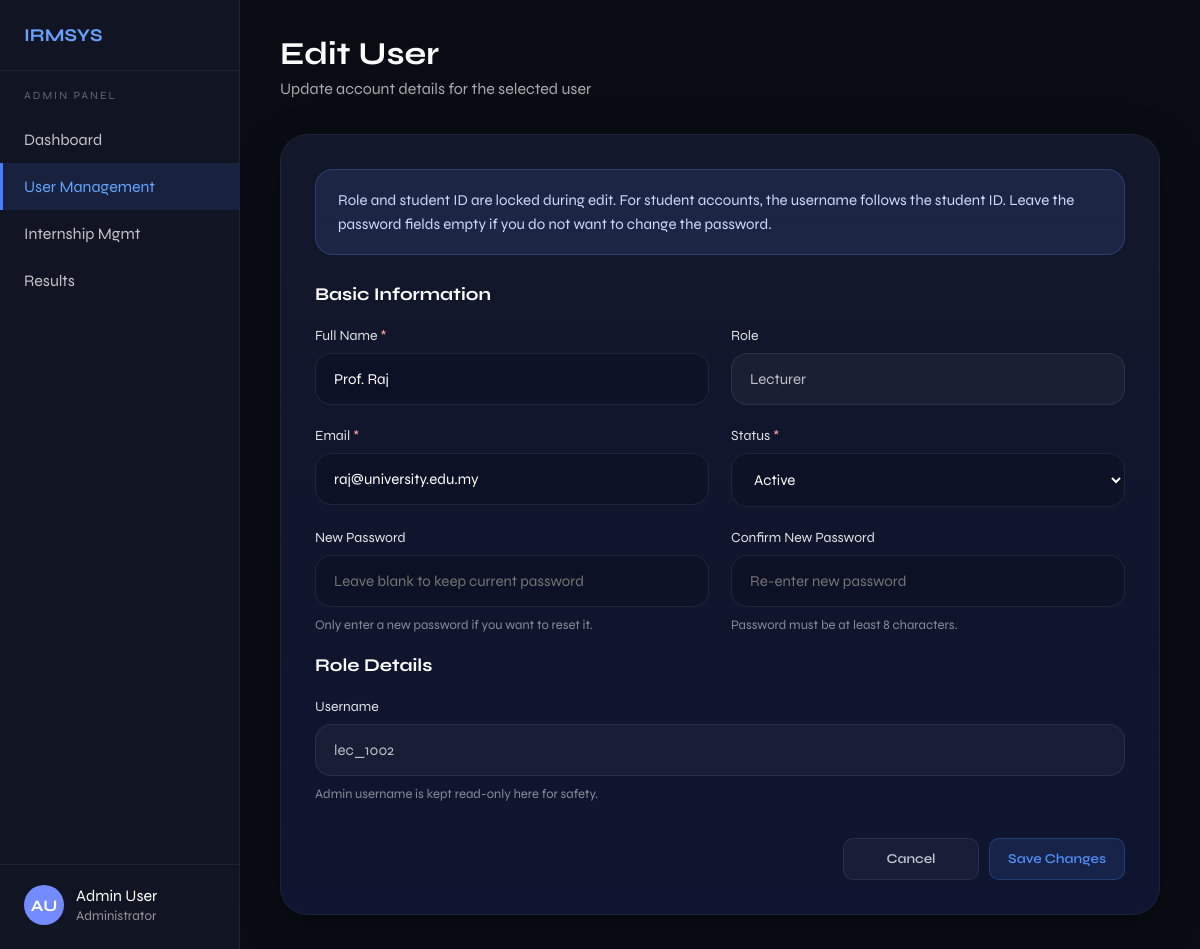
The page /src/edit_user.php?id=3 (signed in) on the database as committed earlier.
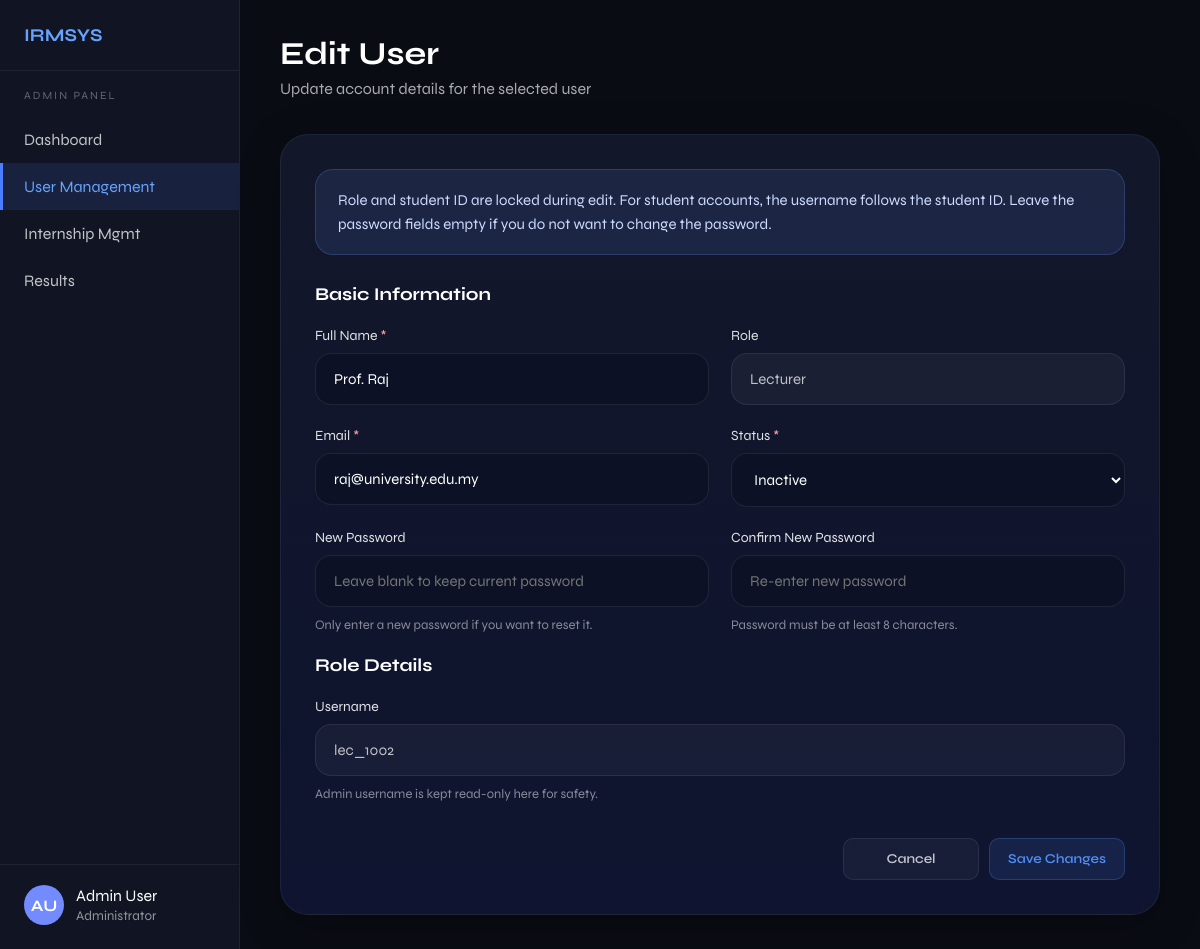
The same page on the database as committed later.
### tables this page shows
CREATE TABLE users (
    user_id       INT AUTO_INCREMENT PRIMARY KEY,
    username      VARCHAR(50)  NOT NULL UNIQUE,
    password      VARCHAR(255) NOT NULL,
    full_name     VARCHAR(100) NOT NULL,
    role          ENUM('admin','lecturer','supervisor','student') NOT NULL,
    programme     ENUM('Engineering','Arts and Design','Computer Science','Finance') DEFAULT NULL,
    company_name  VARCHAR(150) DEFAULT NULL,
    email         VARCHAR(100) NOT NULL UNIQUE,
    student_id    VARCHAR(10) DEFAULT NULL,
    status        ENUM('active','inactive') DEFAULT 'active',
    created_at    DATETIME DEFAULT CURRENT_TIMESTAMP,

    FOREIGN KEY (student_id) REFERENCES students(student_id) ON DELETE SET NULL
);

### src/edit_user.php (the view, shortened to what the changed rows need)
<?php
function h($value) {
    return htmlspecialchars($value ?? '', ENT_QUOTES, 'UTF-8');
}
$user_id = isset($_GET['id']) ? (int)$_GET['id'] : 0;
$conn = getConnection();
$stmt = $conn->prepare(
    "SELECT u.user_id, u.username, u.password, u.full_name, u.role, u.programme AS user_programme,
            u.email, u.student_id, u.status,
            s.programme AS student_programme, s.full_name AS student_full_name,
            s.email AS student_email, s.status AS student_status
     FROM users u
     LEFT JOIN students s ON u.student_id = s.student_id
     WHERE u.user_id = ?
     LIMIT 1"
);
$stmt->bind_param('i', $user_id);
$stmt->execute();
$user = $stmt->get_result()->fetch_assoc();
$full_name = $user['role'] === 'student' ? ($user['student_full_name'] ?: $user['full_name']) : $user['full_name'];
$role = $user['role'];
$email = $user['role'] === 'student' ? ($user['student_email'] ?: $user['email']) : $user['email'];
$status = $user['role'] === 'student' ? ($user['student_status'] ?: $user['status']) : $user['status'];
$username = $user['username'];
$student_id = $user['student_id'] ?? '';
$programme = $user['role'] === 'student' ? ($user['student_programme'] ?: $user['user_programme']) : ($user['user_programme'] ?? '');
?>
<!DOCTYPE html>
<html lang="en">
<head>
</head>
<body>
  <main class="main">
    <div class="topbar">
      <h1>Edit User</h1>
    </div>
    <div class="form-wrapper">
      <form id="editUserForm" action="edit_user.php?id=<?= (int)$user_id ?>" method="POST">
        <div class="form-grid">
          <div class="field-group">
            <label for="full_name">Full Name <span class="required">*</span></label>
            <input type="text" id="full_name" name="full_name" placeholder="Enter full name" value="<?= h($full_name) ?>" required>
          </div>
          <div class="field-group">
            <label for="role_display">Role</label>
            <input type="text" id="role_display" value="<?= h(ucfirst($role)) ?>" readonly>
          </div>
          <div class="field-group">
            <label for="email">Email <span class="required">*</span></label>
            <input type="email" id="email" name="email" placeholder="Enter email address" value="<?= h($email) ?>" required>
          </div>
          <div class="field-group">
            <label for="status">Status <span class="required">*</span></label>
            <select id="status" name="status" required>
              <option value="active" <?= $status === 'active' ? 'selected' : '' ?>>Active</option>
              <option value="inactive" <?= $status === 'inactive' ? 'selected' : '' ?>>Inactive</option>
            </select>
          </div>
        </div>
        <?php if ($role === 'student'): ?>
          <div class="form-grid">
            <div class="field-group">
              <label for="student_id">Student ID</label>
              <input type="text" id="student_id" name="student_id" value="<?= h($student_id) ?>" readonly>
              <div class="helper-text">Locked because it is linked to users and internship records.</div>
            </div>
            <div class="field-group">
              <label for="student_username">Username</label>
              <input type="text" id="student_username" value="<?= h($student_id) ?>" readonly>
              <div class="helper-text">Student username always follows the student ID.</div>
            </div>
            <div class="field-group full-width">
              <label for="programme">Programme <span class="required">*</span></label>
              <select id="programme" name="programme" required>
                <option value="">Select programme</option>
                <option value="Engineering" <?= $programme === 'Engineering' ? 'selected' : '' ?>>Engineering</option>
                <option value="Arts and Design" <?= $programme === 'Arts and Design' ? 'selected' : '' ?>>Arts and Design</option>
                <option value="Computer Science" <?= $programme === 'Computer Science' ? 'selected' : '' ?>>Computer Science</option>
                <option value="Finance" <?= $programme === 'Finance' ? 'selected' : '' ?>>Finance</option>
              </select>
            </div>
          </div>
        <?php else: ?>
          <div class="form-grid">
            <div class="field-group full-width">
              <label for="username">Username</label>
              <input type="text" id="username" name="username" value="<?= h($username) ?>" readonly>
              <div class="helper-text">Admin username is kept read-only here for safety.</div>
            </div>
          </div>
        <?php endif; ?>
      </form>
    </div>
  </main>
</body>
</html>

Rows that differ between the two databases and show on the page:
changed users "Prof. Raj": status "Active" → "Inactive"
